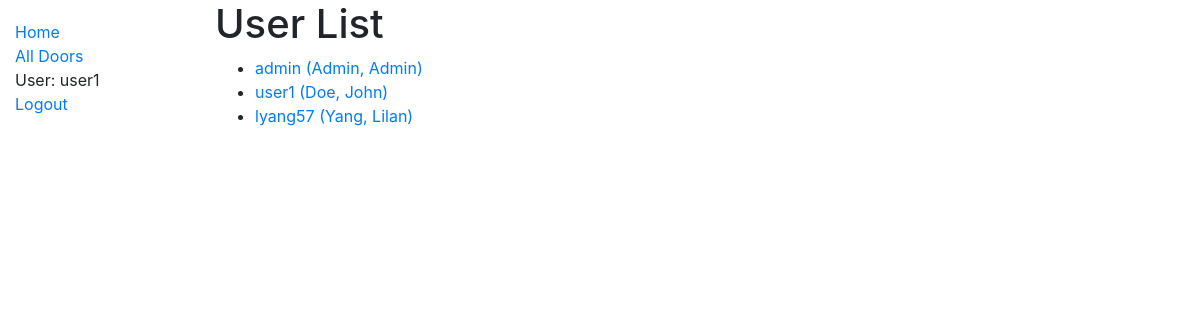
Page /catalog/users/ (signed in) on the committed database.
### accounts/models.py (models this page shows, shortened)
class User(AbstractUser):
    username_validator = UnicodeUsernameValidator()
    username = models.CharField(max_length=150, unique=True, help_text='Required. 150 characters or fewer. Letters, digits and @/./+/-/_ only.', validators=[username_validator], error_messages={'unique': "A user with that username already exists.",},)
    first_name = models.CharField(max_length=150)
    last_name = models.CharField(max_length=150)
    email = models.EmailField(max_length=75, blank=True)
    created_at = models.DateTimeField(auto_now_add=True)
    updated_at = models.DateTimeField(auto_now=True)
    is_active = models.BooleanField(default=True)
    user_public_key = models.CharField(max_length=256, default='0')
    doors = models.ManyToManyField('catalog.Door', related_name='assigned_doors', null=True, blank=True)
    EMAIL_FIELD = 'email'
    USERNAME_FIELD = 'username'
    REQUIRED_FIELDS = ['email']
    class Meta:
        ordering = ['last_name', 'first_name']
    def get_absolute_url(self):
        return reverse('user-detail', args=[str(self.id)])

### catalog/views.py (the view)
# urls.py: path('users/', views.UserListView.as_view(), name='users'),
class UserListView(LoginRequiredMixin, generic.ListView):
    model = User
    template_name = 'catalog/user_list.html'
    paginate_by = 10

### catalog/templates/catalog/user_list.html
{% extends "base_generic.html" %}
{% block content %}
  <h1>User List</h1>
  {% if user_list %}
  <ul>
    {% for user in user_list %}
      <li>
        <a href="{{ user.get_absolute_url }}">{{ user.username }} ({{user.last_name}}, {{user.first_name}})</a>
      </li>
    {% endfor %}
  </ul>
  {% else %}
    <p>There are no user in the collection.</p>
  {% endif %}
{% endblock %}

### catalog/templates/base_generic.html (shortened to what this page needs)
<!DOCTYPE html>
<html lang="en">
<head>
    <link rel="stylesheet" href="https://stackpath.bootstrapcdn.com/bootstrap/4.1.3/css/bootstrap.min.css"
>
    {% load static %}
    <link rel="stylesheet" href="{% static 'css/styles.css' %}">
</head>
<body>
<div class="container-fluid">
    <div class="row">
        <div class="col-sm-2">
            {% block sidebar %}
                <ul class="sidebar-nav">
                    <li><a href="{% url 'index' %}">Home</a></li>
                    <li><a href="{% url 'doors' %}">All Doors</a></li>
                    {% if user.is_authenticated %}
                        <li>User: {{ user.get_username }}</li>
                        <li><a href="{% url 'logout' %}?next={{ request.path }}">Logout</a></li>
                    {% else %}
                        <li><a href="{% url 'login' %}?next={{ request.path }}">Login</a></li>
                    {% endif %}
                </ul>
            {% endblock %}
        </div>
        <div class="col-sm-10 ">{% block content %}{% endblock %}
        </div>
    </div>
</body>
</html>

### catalog/static/css/styles.css (style rules this page uses)
.sidebar-nav { margin-top: 20px; padding: 0; list-style: none; }

### rows in the picture
User: get_username "user1", username "user1", last_name "Doe", first_name "John"
User: username "admin", last_name "Admin", first_name "Admin"
User: username "lyang57", last_name "Yang", first_name "Lilan"
